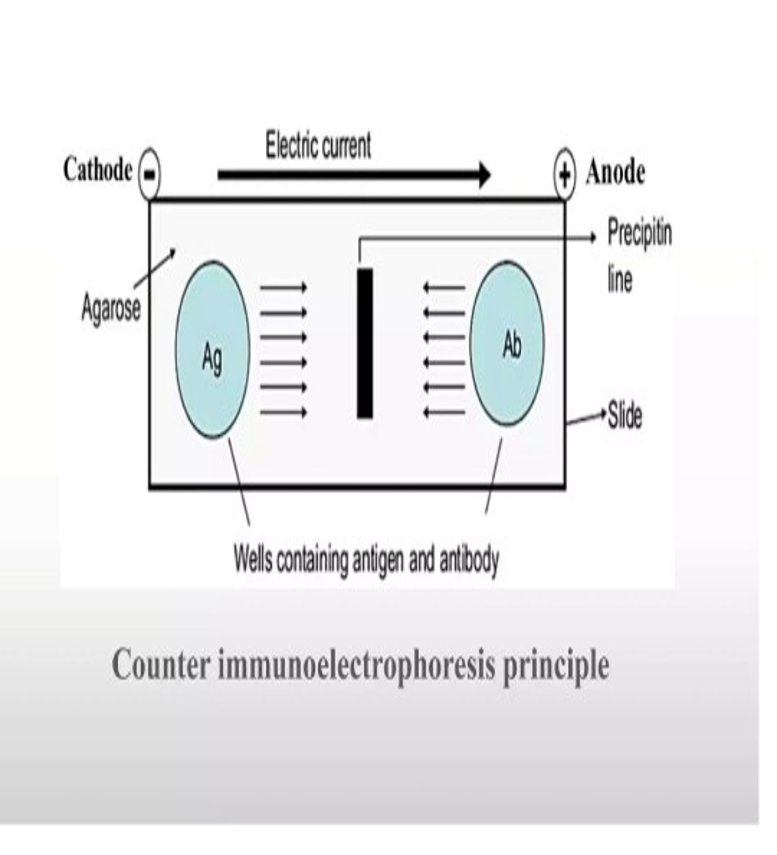
#> input picture advtech-lab3-cie/assets/cie-plate.png, 777 x 855 px, given as the content of the folder ./advtech-lab3-cie/assets/cie-plate.png/.build/booklet-pages, which was not available
$ python cs.py ../../../../advtech-lab3-cie/assets/cie-plate.png ../../../../advtech-lab3-cie/assets/cie-principle.png 5
#> lines starting #> are read from the running program, lines starting #| are printed output that depends on the picture
import sys,glob
from PIL import Image
d,out=sys.argv[1],sys.argv[2]
fs=sorted(glob.glob(d+'/.build/booklet-pages/*.png'))[:int(sys.argv[3]) if len(sys.argv)>3 else None];ims=[Image.open(f) for f in fs];w,h=ims[0].size
#> after `ims = [Image.open(f) for f in fs]`: ims = 1 item
#> after `w, h = ims[0].size`: w = 777; h = 855
ims=[i.resize((330,int(h*330/w))) for i in ims];W,H=ims[0].size;c=5;r=(len(ims)+c-1)//c
#> after `W, H = ims[0].size`: W = 330; H = 363
#> after `r = (len(ims) + c - 1) // c`: r = 1
S=Image.new('RGB',(W*c,H*r),'white')
#> S: PIL image 1650x363 RGB; every value is 255
for i,im in enumerate(ims):S.paste(im,((i%c)*W,(i//c)*H))
#> this loop made 1 pass
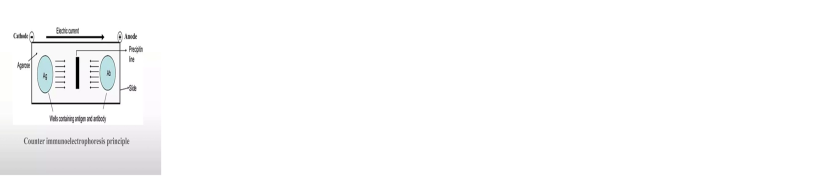
#> S: PIL image 1650x363 RGB (shown at 1/2 size); mean R, G, B 250.9, 250.9, 251.2
S.save(out)

$ run again, on advtech-lab3-cie/assets/cie-scheme.png
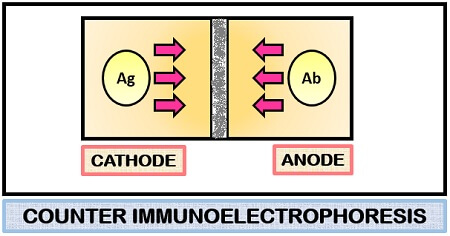
#> input picture advtech-lab3-cie/assets/cie-scheme.png, 450 x 236 px, given as the content of the folder /advtech-lab3-cie/assets/cie-scheme.png/.build/booklet-pages, which was not available
#> ims = 1 item
#> r = 1
#> the loop `for i,im in enumerate(ims):S.paste(im,((i%c)*W,(i//c)*H))` made 1 pass
#> after the loop `for i,im in enumerate(ims):S.paste(im,((i%c)*W,(i//c)*H))`:
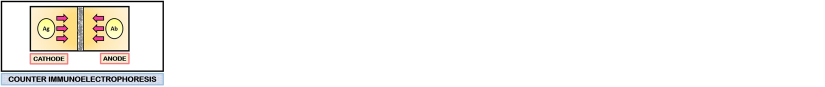
#> S: PIL image 1650x173 RGB (shown at 1/2 size); mean R, G, B 246.5, 245, 242.6
